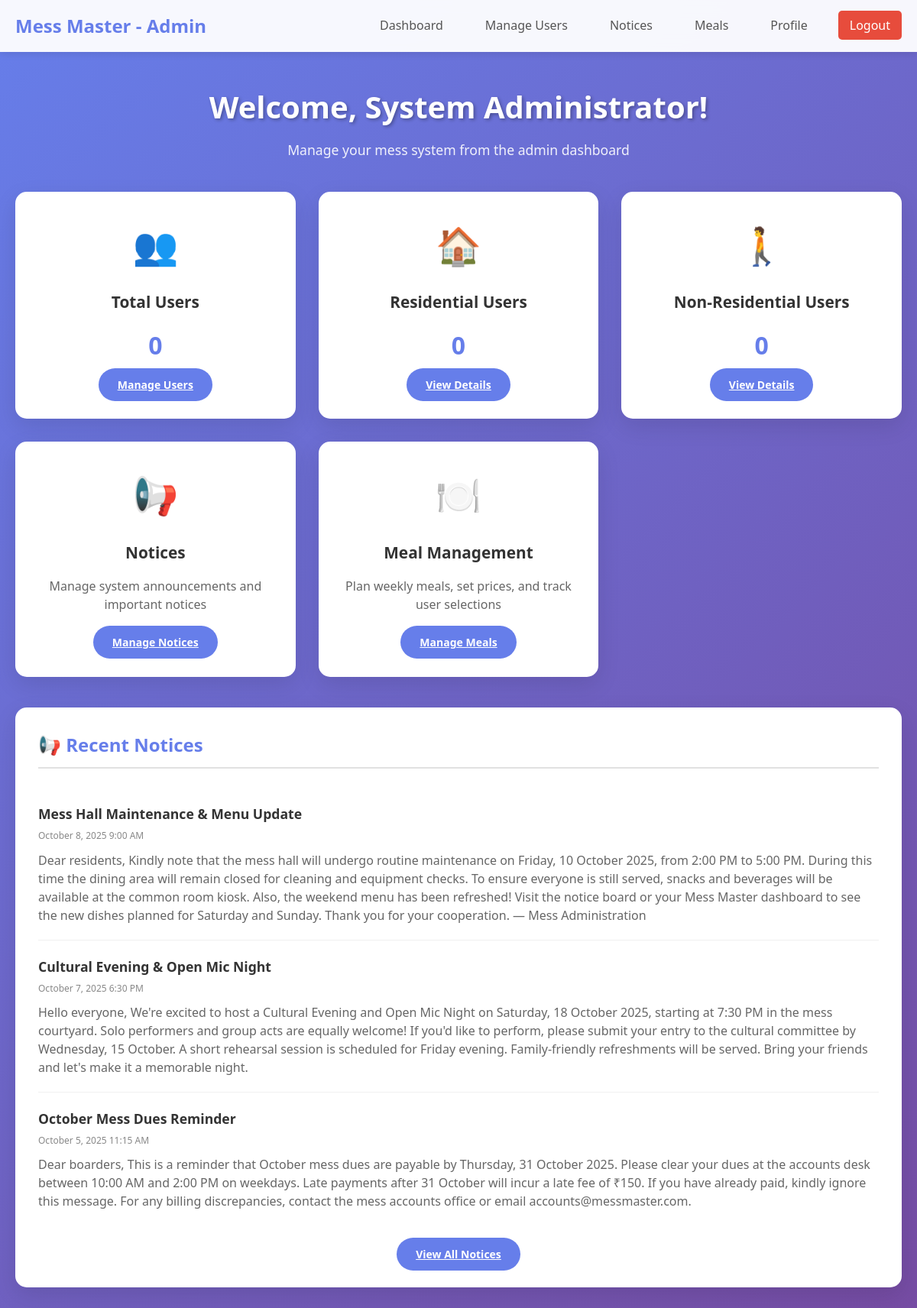
The app's page /admin_dashboard.php (signed in) with its own data.
### tables this page shows
CREATE TABLE notices (
    id INT AUTO_INCREMENT PRIMARY KEY,
    title VARCHAR(200) NOT NULL,
    description TEXT,
    created_at TIMESTAMP DEFAULT CURRENT_TIMESTAMP
);

### admin_dashboard.php (the view, shortened to what this page needs)
<?php
include 'config.php';
$totalUsers = $conn->query("SELECT COUNT(*) AS c FROM users")->fetch_assoc()['c'];
$resUsers = $conn->query("SELECT COUNT(*) AS c FROM users WHERE type='Residential'")->fetch_assoc()['c'];
$nonResUsers = $conn->query("SELECT COUNT(*) AS c FROM users WHERE type='Non-Residential'")->fetch_assoc()['c'];
$notices = $conn->query("SELECT * FROM notices ORDER BY created_at DESC LIMIT 5");
$adminName = $_SESSION['name'] ?? $_SESSION['username'];
?>
<!DOCTYPE html>
<html lang="en">
<head>
    <link rel="stylesheet" href="style.css">
</head>
<body>
    <nav class="navbar">
        <div class="nav-container">
            <h2 class="nav-title">Mess Master - Admin</h2>
            <ul class="nav-links">
                <li><a href="admin_dashboard.php">Dashboard</a></li>
                <li><a href="admin_manage_users.php">Manage Users</a></li>
                <li><a href="admin_notices.php">Notices</a></li>
                <li><a href="admin_meals.php">Meals</a></li>
                <li><a href="admin_profile.php">Profile</a></li>
                <li><a href="logout.php" class="logout-link">Logout</a></li>
            </ul>
        </div>
    </nav>
    <div class="dashboard-container">
        <div class="welcome-section">
            <h1>Welcome, <?php echo htmlspecialchars($adminName); ?>!</h1>
            <p>Manage your mess system from the admin dashboard</p>
        </div>
        <div class="dashboard-grid">
            <div class="dashboard-card">
                <div class="card-icon">👥</div>
                <h3>Total Users</h3>
                <p style="font-size: 2rem; font-weight: bold; color: #667eea; margin: 15px 0;"><?= $totalUsers ?></p>
                <a href="admin_manage_users.php" class="view-details-btn">Manage Users</a>
            </div>
            <div class="dashboard-card">
                <div class="card-icon">🏠</div>
                <h3>Residential Users</h3>
                <p style="font-size: 2rem; font-weight: bold; color: #667eea; margin: 15px 0;"><?= $resUsers ?></p>
                <a href="admin_manage_users.php" class="view-details-btn">View Details</a>
            </div>
            <div class="dashboard-card">
                <div class="card-icon">🚶</div>
                <h3>Non-Residential Users</h3>
                <p style="font-size: 2rem; font-weight: bold; color: #667eea; margin: 15px 0;"><?= $nonResUsers ?></p>
                <a href="admin_manage_users.php" class="view-details-btn">View Details</a>
            </div>
            <div class="dashboard-card">
                <div class="card-icon">📢</div>
                <h3>Notices</h3>
                <p>Manage system announcements and important notices</p>
                <a href="admin_notices.php" class="view-details-btn">Manage Notices</a>
            </div>
            <div class="dashboard-card">
                <div class="card-icon">🍽️</div>
                <h3>Meal Management</h3>
                <p>Plan weekly meals, set prices, and track user selections</p>
                <a href="admin_meals.php" class="view-details-btn">Manage Meals</a>
            </div>
        </div>
        <?php if ($notices->num_rows > 0): ?>
        <div class="details-section">
            <h2>📢 Recent Notices</h2>
            <div class="details-content">
                <?php while($n = $notices->fetch_assoc()): ?>
                <div class="notice-item">
                    <div class="notice-title"><?= htmlspecialchars($n['title']) ?></div>
                    <div class="notice-date"><?= date('F j, Y g:i A', strtotime($n['created_at'])) ?></div>
                    <div class="notice-content"><?= htmlspecialchars($n['description']) ?></div>
                </div>
                <?php endwhile; ?>
            </div>
            <div style="text-align: center;">
                <a href="admin_notices.php" class="view-details-btn">View All Notices</a>
            </div>
        </div>
        <?php endif; ?>
    </div>
</body>
</html>

### style.css (style rules this page uses)
* { margin: 0; padding: 0; box-sizing: border-box; }
body { font-family: 'Segoe UI', Tahoma, Geneva, Verdana, sans-serif; line-height: 1.6; color: #333; background: linear-gradient(135deg, #667eea 0%, #764ba2 100%); min-height: 100vh; }
.navbar { background: rgba(255, 255, 255, 0.95); backdrop-filter: blur(10px); padding: 15px 0; box-shadow: 0 2px 10px rgba(0, 0, 0, 0.1); position: sticky; top: 0; z-index: 100; }
.nav-container { max-width: 1200px; margin: 0 auto; padding: 0 20px; display: flex; justify-content: space-between; align-items: center; }
.nav-title { color: #667eea; font-size: 1.5rem; font-weight: 700; }
.nav-links { display: flex; list-style: none; gap: 25px; }
.nav-links a { text-decoration: none; color: #555; font-weight: 500; padding: 8px 15px; border-radius: 5px; transition: all 0.3s ease; }
.logout-link { background: #e74c3c !important; color: white !important; }
.dashboard-container { max-width: 1200px; margin: 0 auto; padding: 40px 20px; }
.welcome-section { text-align: center; margin-bottom: 40px; color: white; }
.welcome-section h1 { font-size: 2.5rem; margin-bottom: 10px; text-shadow: 2px 2px 4px rgba(0, 0, 0, 0.3); }
.welcome-section p { font-size: 1.1rem; opacity: 0.9; }
.dashboard-grid { display: grid; grid-template-columns: repeat(auto-fit, minmax(300px, 1fr)); gap: 30px; margin-bottom: 40px; }
.dashboard-card { background: white; padding: 30px; border-radius: 15px; box-shadow: 0 10px 30px rgba(0, 0, 0, 0.1); text-align: center; transition: transform 0.3s ease, box-shadow 0.3s ease; border: 2px solid transparent; }
.card-icon { font-size: 3rem; margin-bottom: 20px; display: block; }
.dashboard-card h3 { color: #333; margin-bottom: 15px; font-size: 1.3rem; }
.dashboard-card p { color: #666; margin-bottom: 25px; line-height: 1.5; }
.view-details-btn { background: #667eea; color: white; border: none; padding: 12px 25px; border-radius: 25px; font-weight: 600; cursor: pointer; transition: all 0.3s ease; font-size: 14px; }
.details-section { background: white; padding: 30px; border-radius: 15px; box-shadow: 0 10px 30px rgba(0, 0, 0, 0.1); margin: 30px 0; animation: fadeInUp 0.5s ease-out; }
.details-section h2 { color: #667eea; margin-bottom: 25px; font-size: 1.5rem; border-bottom: 2px solid #e1e1e1; padding-bottom: 10px; }
.details-content { margin-bottom: 25px; }
.notice-item { padding: 20px 0; border-bottom: 1px solid #f0f0f0; }
.notice-item:last-child { border-bottom: none; }
.notice-title { font-weight: 600; color: #333; margin-bottom: 5px; font-size: 1.1rem; }
.notice-date { font-size: 12px; color: #888; margin-bottom: 10px; }
.notice-content { color: #666; line-height: 1.5; }

### records on screen
notices: title "Mess Hall Maintenance & Menu Update", created_at "October 8, 2025 9:00 AM", description "Dear residents, Kindly note that the mess hall will undergo routine maintenance on Friday, 10 October 2025, from 2:00 PM to 5:00 PM. During this time the dining area will remain closed for cleaning and equipment checks. To ensure everyone is still served, snacks and beverages will be available at the common room kiosk. Also, the weekend menu has been refreshed! Visit the notice board or your Mess Master dashboard to see the new dishes planned for Saturday and Sunday. Thank you for your cooperation. — Mess Administration"
notices: title "Cultural Evening & Open Mic Night", created_at "October 7, 2025 6:30 PM", description "Hello everyone, We're excited to host a Cultural Evening and Open Mic Night on Saturday, 18 October 2025, starting at 7:30 PM in the mess courtyard. Solo performers and group acts are equally welcome! If you'd like to perform, please submit your entry to the cultural committee by Wednesday, 15 October. A short rehearsal session is scheduled for Friday evening. Family-friendly refreshments will be served. Bring your friends and let's make it a memorable night."
notices: title "October Mess Dues Reminder", created_at "October 5, 2025 11:15 AM", description "Dear boarders, This is a reminder that October mess dues are payable by Thursday, 31 October 2025. Please clear your dues at the accounts desk between 10:00 AM and 2:00 PM on weekdays. Late payments after 31 October will incur a late fee of ₹150. If you have already paid, kindly ignore this message. For any billing discrepancies, contact the mess accounts office or email accounts@messmaster.com."

### other values on screen
$adminName "System Administrator"
$totalUsers "0"
$resUsers "0"
$nonResUsers "0"
